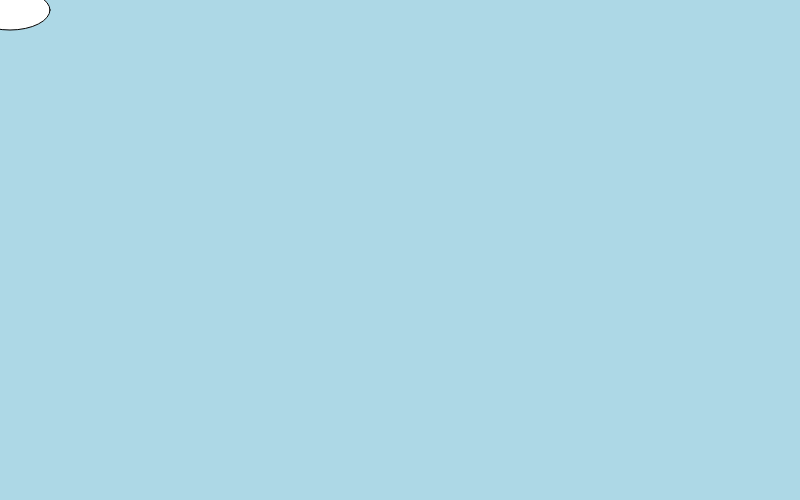
Frame 1 (no input)
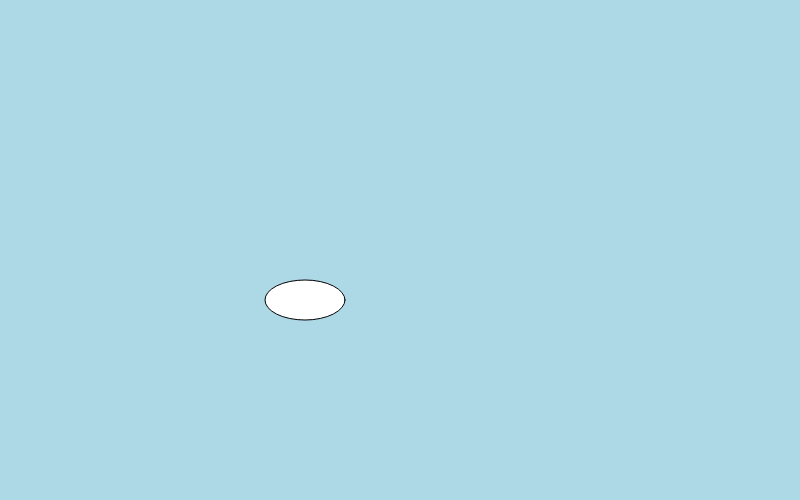
Frame 60 (no input)
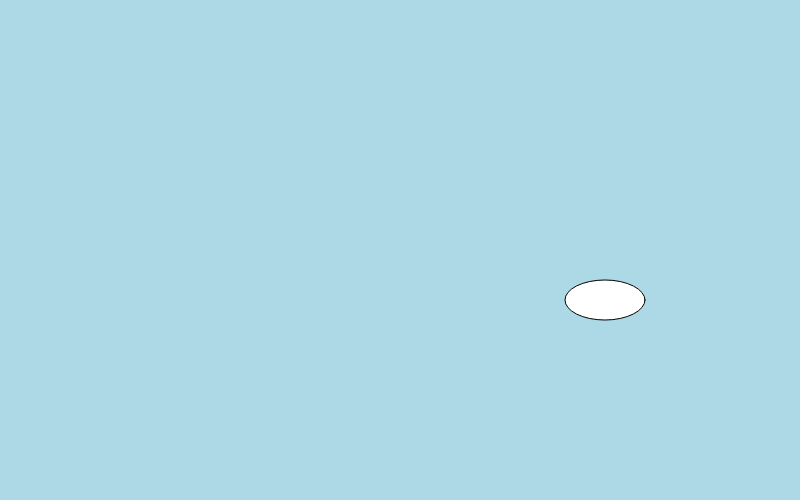
Frame 120 (the mouse pressed at the canvas centre since frame 60)

The p5.js sketch that drew these frames (run headless with seeded random() and noise() and a simulated clock; from frame 60 on, the mouse is pressed at the canvas centre):

// p5.js sketch
// ── sketch.js
var x=10;
var y=10;

function setup() {
    createCanvas(800,500);
}

function draw(){
background('#ADD8E6')
ellipse(x,y,80,40);
x = x + 5;
x = x % 800;
y = 300 ;
y = y % 500;


}
// ── script.js
var niko;

niko = 5;

console.log(niko)
// ── style.css
body {
background-color: darkseagreen;

}



.center {
    text-align: center;
}
